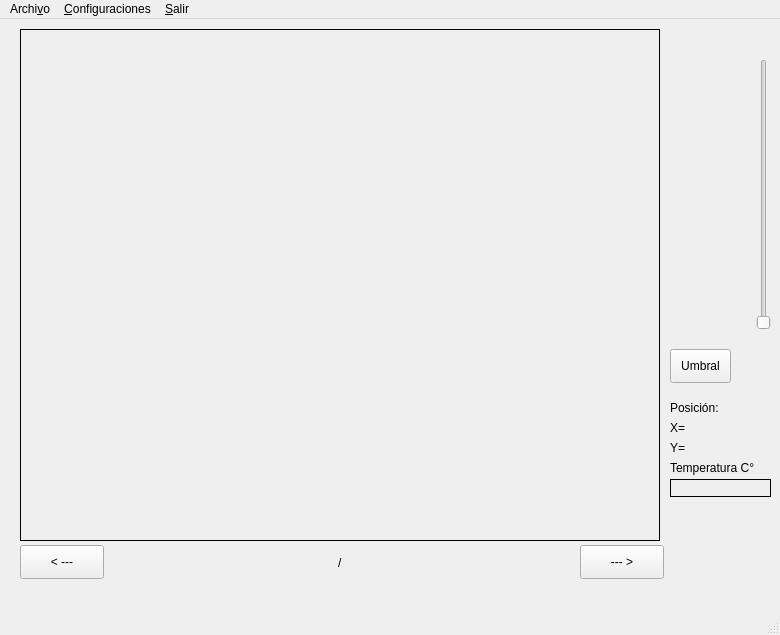
<?xml version="1.0" encoding="UTF-8"?>
<ui version="4.0">
 <class>MainWindow</class>
 <widget class="QMainWindow" name="MainWindow">
  <property name="geometry">
   <rect>
    <x>0</x>
    <y>0</y>
    <width>780</width>
    <height>635</height>
   </rect>
  </property>
  <property name="maximumSize">
   <size>
    <width>780</width>
    <height>635</height>
   </size>
  </property>
  <property name="windowTitle">
   <string>Visor Tiff</string>
  </property>
  <property name="windowIcon">
   <iconset>
    <normaloff>../visorTiff-Release/termic1.png</normaloff>../visorTiff-Release/termic1.png</iconset>
  </property>
  <widget class="QWidget" name="centralWidget">
   <widget class="QPushButton" name="Next">
    <property name="geometry">
     <rect>
      <x>580</x>
      <y>526</y>
      <width>84</width>
      <height>34</height>
     </rect>
    </property>
    <property name="text">
     <string>--- &gt;</string>
    </property>
   </widget>
   <widget class="QPushButton" name="Prev">
    <property name="geometry">
     <rect>
      <x>20</x>
      <y>526</y>
      <width>84</width>
      <height>34</height>
     </rect>
    </property>
    <property name="text">
     <string>&lt; ---</string>
    </property>
   </widget>
   <widget class="QLabel" name="LblTotal">
    <property name="geometry">
     <rect>
      <x>426</x>
      <y>535</y>
      <width>16</width>
      <height>18</height>
     </rect>
    </property>
    <property name="text">
     <string/>
    </property>
   </widget>
   <widget class="QLabel" name="label">
    <property name="geometry">
     <rect>
      <x>338</x>
      <y>535</y>
      <width>16</width>
      <height>18</height>
     </rect>
    </property>
    <property name="text">
     <string>/</string>
    </property>
   </widget>
   <widget class="QLabel" name="LblNumber">
    <property name="geometry">
     <rect>
      <x>250</x>
      <y>535</y>
      <width>16</width>
      <height>18</height>
     </rect>
    </property>
    <property name="text">
     <string/>
    </property>
   </widget>
   <widget class="my_qlabel" name="Lbl_Image">
    <property name="geometry">
     <rect>
      <x>20</x>
      <y>10</y>
      <width>640</width>
      <height>512</height>
     </rect>
    </property>
    <property name="frameShape">
     <enum>QFrame::Box</enum>
    </property>
    <property name="text">
     <string/>
    </property>
   </widget>
   <widget class="QLabel" name="label_2">
    <property name="geometry">
     <rect>
      <x>670</x>
      <y>400</y>
      <width>21</width>
      <height>18</height>
     </rect>
    </property>
    <property name="text">
     <string>X=</string>
    </property>
   </widget>
   <widget class="QLabel" name="Lbl_x">
    <property name="geometry">
     <rect>
      <x>690</x>
      <y>400</y>
      <width>59</width>
      <height>18</height>
     </rect>
    </property>
    <property name="text">
     <string/>
    </property>
   </widget>
   <widget class="QLabel" name="label_4">
    <property name="geometry">
     <rect>
      <x>670</x>
      <y>420</y>
      <width>21</width>
      <height>18</height>
     </rect>
    </property>
    <property name="text">
     <string>Y=</string>
    </property>
   </widget>
   <widget class="QLabel" name="Lbl_y">
    <property name="geometry">
     <rect>
      <x>690</x>
      <y>420</y>
      <width>59</width>
      <height>18</height>
     </rect>
    </property>
    <property name="text">
     <string/>
    </property>
   </widget>
   <widget class="QLabel" name="label_3">
    <property name="geometry">
     <rect>
      <x>670</x>
      <y>380</y>
      <width>59</width>
      <height>18</height>
     </rect>
    </property>
    <property name="text">
     <string>Posición:</string>
    </property>
   </widget>
   <widget class="QLabel" name="label_5">
    <property name="geometry">
     <rect>
      <x>670</x>
      <y>440</y>
      <width>111</width>
      <height>18</height>
     </rect>
    </property>
    <property name="text">
     <string>Temperatura C°</string>
    </property>
   </widget>
   <widget class="QLabel" name="Lbl_t">
    <property name="geometry">
     <rect>
      <x>670</x>
      <y>460</y>
      <width>101</width>
      <height>18</height>
     </rect>
    </property>
    <property name="frameShape">
     <enum>QFrame::Box</enum>
    </property>
    <property name="text">
     <string/>
    </property>
    <property name="alignment">
     <set>Qt::AlignCenter</set>
    </property>
   </widget>
   <widget class="QLabel" name="Lbl_color">
    <property name="geometry">
     <rect>
      <x>670</x>
      <y>40</y>
      <width>31</width>
      <height>271</height>
     </rect>
    </property>
    <property name="text">
     <string/>
    </property>
    <property name="pixmap">
     <pixmap>:/Imgs/color_gray.jpg</pixmap>
    </property>
   </widget>
   <widget class="QSlider" name="SL_temp">
    <property name="geometry">
     <rect>
      <x>754</x>
      <y>40</y>
      <width>20</width>
      <height>271</height>
     </rect>
    </property>
    <property name="orientation">
     <enum>Qt::Vertical</enum>
    </property>
   </widget>
   <widget class="QLabel" name="Lbl_max">
    <property name="geometry">
     <rect>
      <x>710</x>
      <y>40</y>
      <width>41</width>
      <height>18</height>
     </rect>
    </property>
    <property name="text">
     <string/>
    </property>
   </widget>
   <widget class="QLabel" name="Lbl_min">
    <property name="geometry">
     <rect>
      <x>710</x>
      <y>292</y>
      <width>41</width>
      <height>18</height>
     </rect>
    </property>
    <property name="text">
     <string/>
    </property>
   </widget>
   <widget class="QLabel" name="Lbl_mid">
    <property name="geometry">
     <rect>
      <x>710</x>
      <y>166</y>
      <width>41</width>
      <height>18</height>
     </rect>
    </property>
    <property name="text">
     <string/>
    </property>
   </widget>
   <widget class="QToolButton" name="toolButton">
    <property name="geometry">
     <rect>
      <x>670</x>
      <y>330</y>
      <width>61</width>
      <height>34</height>
     </rect>
    </property>
    <property name="text">
     <string>Umbral</string>
    </property>
    <property name="checkable">
     <bool>true</bool>
    </property>
   </widget>
   <widget class="QLabel" name="Lbl_binTemp">
    <property name="geometry">
     <rect>
      <x>728</x>
      <y>337</y>
      <width>51</width>
      <height>21</height>
     </rect>
    </property>
    <property name="text">
     <string/>
    </property>
    <property name="alignment">
     <set>Qt::AlignCenter</set>
    </property>
   </widget>
  </widget>
  <widget class="QMenuBar" name="menuBar">
   <property name="geometry">
    <rect>
     <x>0</x>
     <y>0</y>
     <width>780</width>
     <height>30</height>
    </rect>
   </property>
   <widget class="QMenu" name="menuArchivo">
    <property name="title">
     <string>Archi&amp;vo</string>
    </property>
    <addaction name="actionAbrir"/>
    <addaction name="actionGuardar"/>
   </widget>
   <widget class="QMenu" name="menuConfiguraciones">
    <property name="title">
     <string>&amp;Configuraciones</string>
    </property>
    <widget class="QMenu" name="menuMultiplicador">
     <property name="title">
      <string>&amp;Multiplicador</string>
     </property>
     <addaction name="action0_4"/>
     <addaction name="action0_04"/>
    </widget>
    <addaction name="actionGray"/>
    <addaction name="actionJet"/>
    <addaction name="actionHot"/>
    <addaction name="separator"/>
    <addaction name="menuMultiplicador"/>
   </widget>
   <widget class="QMenu" name="menuSalir">
    <property name="title">
     <string>&amp;Salir</string>
    </property>
    <addaction name="actionSalir"/>
   </widget>
   <addaction name="menuArchivo"/>
   <addaction name="menuConfiguraciones"/>
   <addaction name="menuSalir"/>
  </widget>
  <widget class="QStatusBar" name="statusBar"/>
  <action name="actionGray">
   <property name="text">
    <string>&amp;Gray</string>
   </property>
  </action>
  <action name="actionJet">
   <property name="text">
    <string>&amp;Jet</string>
   </property>
  </action>
  <action name="actionHot">
   <property name="text">
    <string>&amp;Hot</string>
   </property>
  </action>
  <action name="actionAbrir">
   <property name="text">
    <string>&amp;Abrir</string>
   </property>
  </action>
  <action name="actionSalir">
   <property name="text">
    <string>&amp;Salir</string>
   </property>
  </action>
  <action name="action0_4">
   <property name="text">
    <string>&amp;0.4</string>
   </property>
  </action>
  <action name="action0_04">
   <property name="text">
    <string>0.0&amp;4</string>
   </property>
  </action>
  <action name="actionGuardar">
   <property name="text">
    <string>&amp;Guardar</string>
   </property>
  </action>
 </widget>
 <layoutdefault spacing="6" margin="11"/>
 <customwidgets>
  <customwidget>
   <class>my_qlabel</class>
   <extends>QLabel</extends>
   <header location="global">my_qlabel.h</header>
  </customwidget>
 </customwidgets>
 <resources/>
 <connections/>
</ui>
